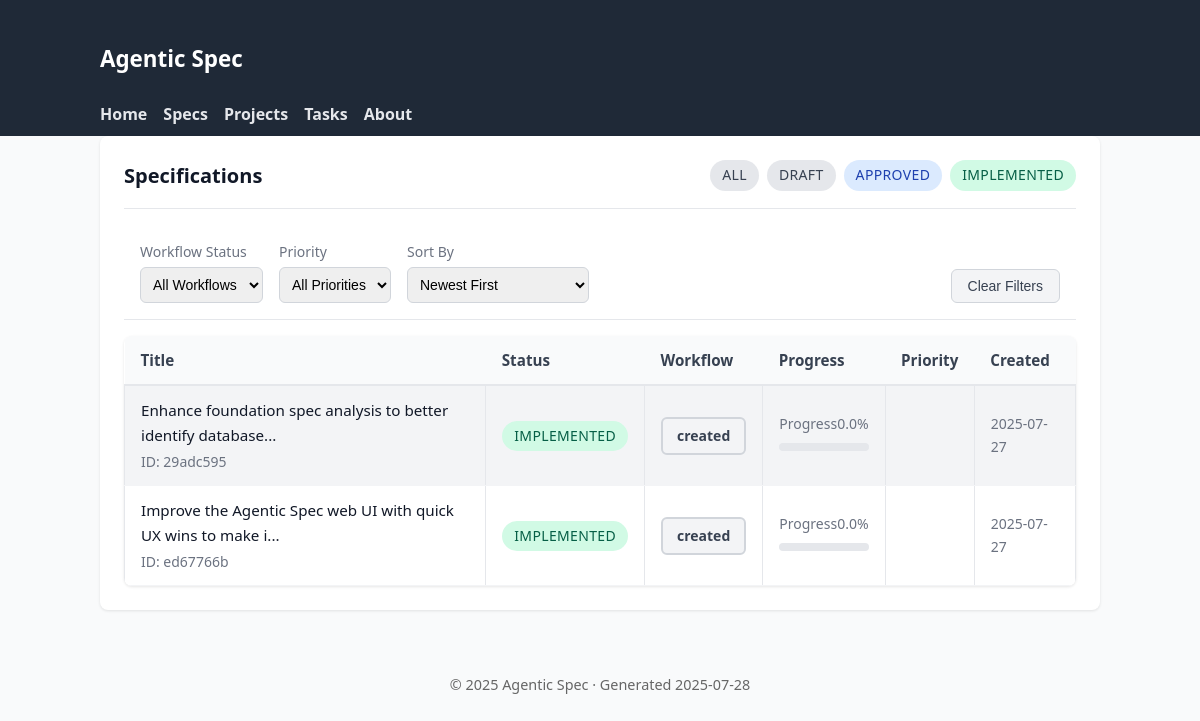
/specs, run on an earlier commit of the app's database.
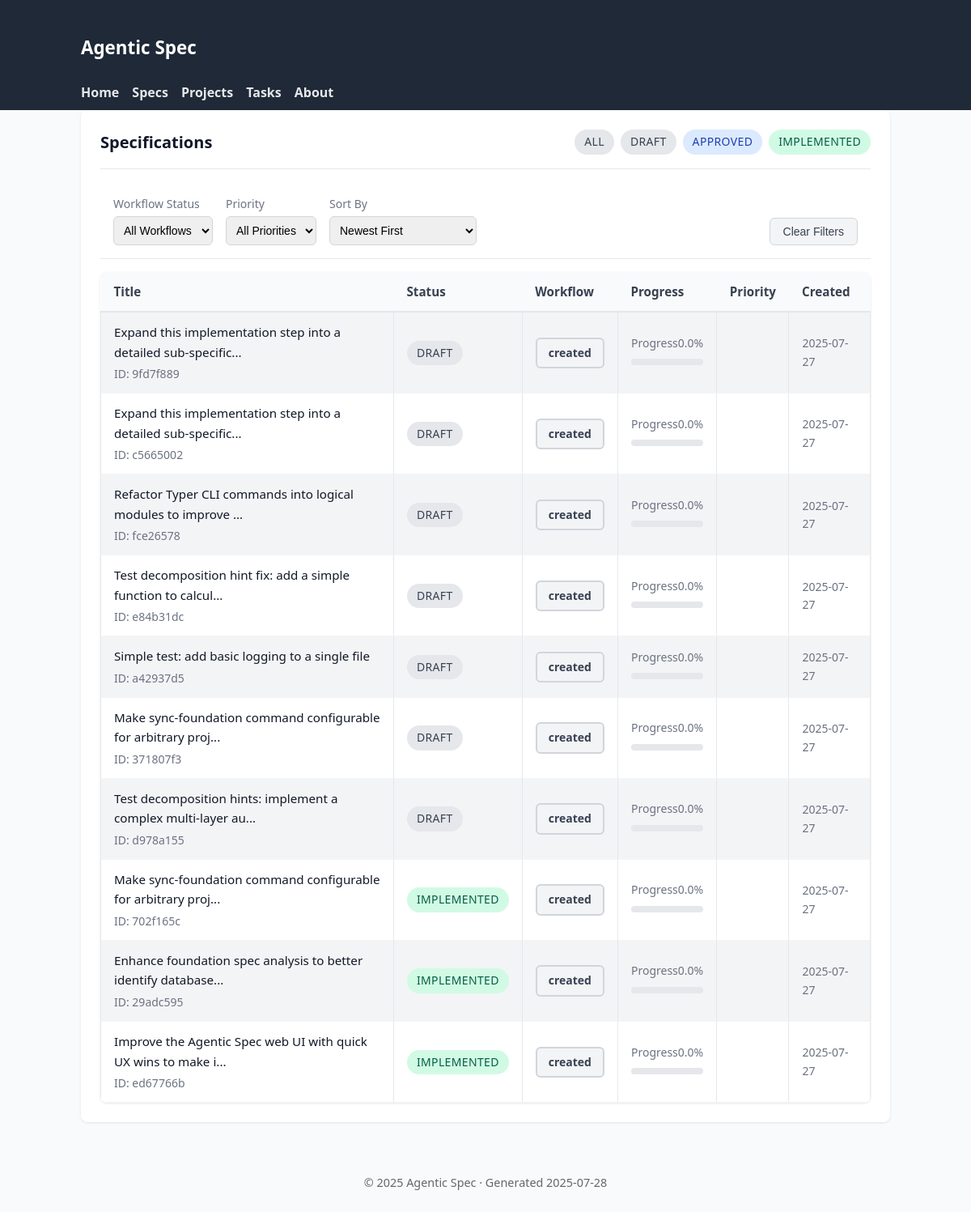
And on a later commit of the database.
### tables this page shows
CREATE TABLE specifications (
                id TEXT PRIMARY KEY,
                title TEXT NOT NULL,
                inherits TEXT DEFAULT '[]',
                created TIMESTAMP NOT NULL,
                updated TIMESTAMP NOT NULL,
                version TEXT NOT NULL,
                status TEXT NOT NULL,
                parent_spec_id TEXT,
                child_spec_ids TEXT DEFAULT '[]',
                context TEXT NOT NULL,
                requirements TEXT NOT NULL,
                review_notes TEXT DEFAULT '[]',
                context_parameters TEXT,
                -- Enhanced tracking fields
                workflow_status TEXT DEFAULT 'created',
                is_completed BOOLEAN DEFAULT FALSE,
                completed_at TIMESTAMP,
                last_accessed TIMESTAMP,
                completion_percentage REAL DEFAULT 0.0,
                priority INTEGER DEFAULT 5,
                -- Lifecycle timestamps
                reviewed_at TIMESTAMP,
                approved_at TIMESTAMP,
                implemented_at TIMESTAMP,
                -- Metadata tracking
                created_by TEXT DEFAULT 'system',
                last_updated_by TEXT DEFAULT 'system',
                tags TEXT DEFAULT '[]'
            );

### agentic_spec/web_ui.py (the view)
@app.get("/specs", response_class=HTMLResponse)
async def list_specifications(request: Request, status: str | None = None):
    async with await get_db_manager() as manager:
        if status:
            specs = await manager.backend.list_specifications()
            specs = [s for s in specs if s.status.value == status]
        else:
            specs = await manager.backend.list_specifications()
        ctx = base_context(request, title="Specifications")
        ctx.update({"specs": specs, "current_status": status})
        return templates.TemplateResponse("specs_list.html", ctx)

### agentic_spec/web_templates/specs_list.html (shortened to what this page needs)
{% extends 'base.html' %}
{% block content %}
<div class="card">
  <div class="card-header">
    <h2 class="card-title">Specifications{% if current_status %} – {{ current_status }}{% endif %}</h2>
    <div style="display: flex; gap: 0.5rem;">
      <a href="/specs" class="status-badge {% if not current_status %}draft{% endif %}" style="text-decoration: none;">All</a>
      <a href="/specs?status=draft" class="status-badge draft" style="text-decoration: none;">Draft</a>
      <a href="/specs?status=approved" class="status-badge approved" style="text-decoration: none;">Approved</a>
      <a href="/specs?status=implemented" class="status-badge implemented" style="text-decoration: none;">Implemented</a>
    </div>
  </div>
  <div style="display: flex; gap: 1rem; padding: 1rem; border-bottom: 1px solid #e5e7eb; flex-wrap: wrap;">
    <div>
      <label for="workflow-filter" style="display: block; font-size: 0.875rem; color: #6b7280; margin-bottom: 0.25rem;">Workflow Status</label>
      <select id="workflow-filter" style="padding: 0.5rem; border: 1px solid #d1d5db; border-radius: 0.375rem; font-size: 0.875rem;">
        <option value="">All Workflows</option>
      </select>
    </div>
    <div>
      <label for="priority-filter" style="display: block; font-size: 0.875rem; color: #6b7280; margin-bottom: 0.25rem;">Priority</label>
      <select id="priority-filter" style="padding: 0.5rem; border: 1px solid #d1d5db; border-radius: 0.375rem; font-size: 0.875rem;">
        <option value="">All Priorities</option>
      </select>
    </div>
    <div>
      <label for="sort-by" style="display: block; font-size: 0.875rem; color: #6b7280; margin-bottom: 0.25rem;">Sort By</label>
      <select id="sort-by" style="padding: 0.5rem; border: 1px solid #d1d5db; border-radius: 0.375rem; font-size: 0.875rem;">
        <option value="created-desc">Newest First</option>
      </select>
    </div>
    <div style="margin-left: auto; display: flex; align-items: flex-end;">
      <button id="clear-filters" style="padding: 0.5rem 1rem; background: #f3f4f6; color: #374151; border: 1px solid #d1d5db; border-radius: 0.375rem; font-size: 0.875rem; cursor: pointer;">Clear Filters</button>
    </div>
  </div>
  {% if specs %}
  <table>
    <thead>
      <tr>
        <th>Title</th>
        <th>Status</th>
        <th>Workflow</th>
        <th>Progress</th>
        <th>Priority</th>
        <th>Created</th>
      </tr>
    </thead>
    <tbody>
      {% for s in specs %}
      <tr>
        <td>
          <a href="/specs/{{ s.id }}">{{ s.title[:60] }}{% if s.title|length > 60 %}...{% endif %}</a>
          <div class="card-subtitle">ID: {{ s.id }}</div>
        </td>
        <td>
          <span class="status-badge {{ s.status.value }}">{{ s.status.value }}</span>
        </td>
        <td>
          <span class="workflow-badge {{ s.workflow_status.value }}">{{ s.workflow_status.value }}</span>
        </td>
        <td>
          <div class="progress-label">
            <span>Progress</span>
            <span>{{ s.completion_percentage }}%</span>
          </div>
          <div class="progress-bar">
          </div>
        </td>
        <td>
          {% if s.priority %}
          <span class="priority-indicator priority-{{ s.priority.value }}"></span>
          {% else %}
          <span style="color: #9ca3af;">-</span>
          {% endif %}
        </td>
        <td style="font-size: 0.875rem; color: #6b7280;">
          {{ s.created.strftime('%Y-%m-%d') }}
        </td>
      </tr>
      {% endfor %}
    </tbody>
  </table>
  {% else %}
  <p style="color: #6b7280; text-align: center; padding: 3rem 0;">
    No specifications found{% if current_status %} with status "{{ current_status }}"{% endif %}.
  </p>
  {% endif %}
</div>
{% endblock %}

What changed in the data, as far as the page shows it:
added specifications: title "Expand this implementation step into a detailed sub-specific", id "9fd7f889", status.value "DRAFT", workflow_status.value "created", completion_percentage "0.0", created "2025-07-27"
added specifications: title "Expand this implementation step into a detailed sub-specific", id "c5665002", status.value "DRAFT", workflow_status.value "created", completion_percentage "0.0", created "2025-07-27"
added specifications: title "Refactor Typer CLI commands into logical modules to improve", id "fce26578", status.value "DRAFT", workflow_status.value "created", completion_percentage "0.0", created "2025-07-27"
added specifications: title "Test decomposition hint fix: add a simple function to calcul", id "e84b31dc", status.value "DRAFT", workflow_status.value "created", completion_percentage "0.0", created "2025-07-27"
added specifications: title "Simple test: add basic logging to a single file", id "a42937d5", status.value "DRAFT", workflow_status.value "created", completion_percentage "0.0", created "2025-07-27"
added specifications: title "Make sync-foundation command configurable for arbitrary proj", id "371807f3", status.value "DRAFT", workflow_status.value "created", completion_percentage "0.0", created "2025-07-27"
added specifications: title "Test decomposition hints: implement a complex multi-layer au", id "d978a155", status.value "DRAFT", workflow_status.value "created", completion_percentage "0.0", created "2025-07-27"
added specifications: title "Make sync-foundation command configurable for arbitrary proj", id "702f165c", status.value "IMPLEMENTED", workflow_status.value "created", completion_percentage "0.0", created "2025-07-27"
